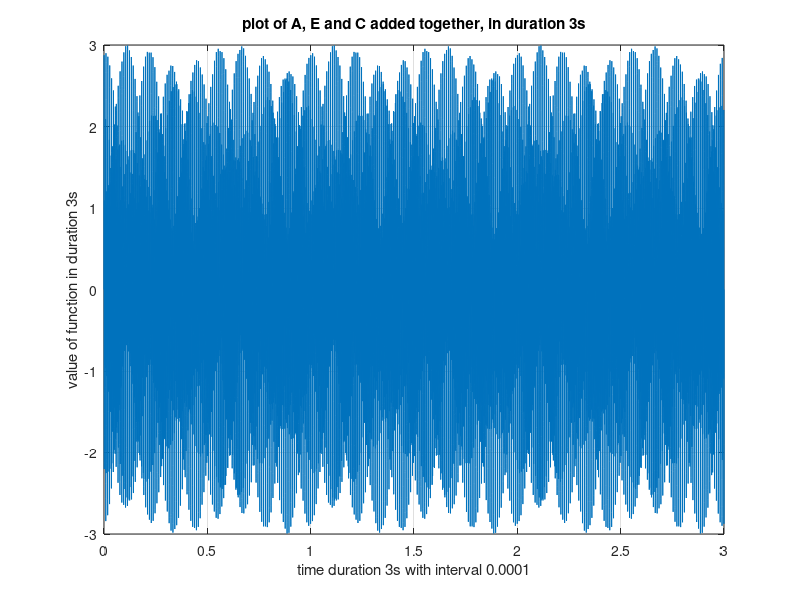

The MATLAB source for this figure:
T = 0.0001;
fA = 440;
fC = 554;
fE = 659;
t = (0:T:3.0);
x1 = sin(2 * pi * fA * t);

yAxis = (x1(1:(0.01/T) + 1));
times = (0:T:0.01);

plot(times, yAxis);
xlabel('time duration 0.01s with interval 0.0001');
ylabel('value of function in duration 0.01s');
title('plot of sin, in duration 0.01s for freq 440Hz');
grid ON;

soundsc(x1, 1/T);

s = sin(2 * pi * fA * t) + sin(2 * pi * fC * t) + sin(2 * pi * fE * t);
times1 = (0:T:3);

plot(times1, s);
xlabel('time duration 3s with interval 0.0001');
ylabel('value of function in duration 3s');
title('plot of A, E and C added together, in duration 3s');
grid ON;

soundsc(s, 1/T);